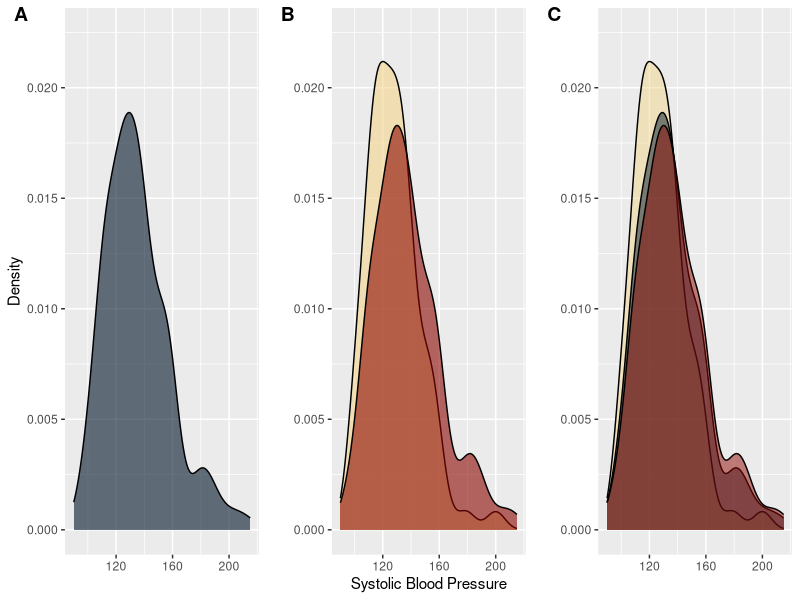

Here is the R script that generated this plot:
## ---- chunk 1
knitr::opts_chunk$set(echo = TRUE)

#Use required packages
library(tidyverse) #for plots and data manipulation
library(cowplot) #aligning plots
library(e1071) #skew and kurtosis calculations only

df_data <- read_csv("framingham_data.csv") # Read in data
## ---- chunk 2
df_data$index <- seq(nrow(df_data)) # Add an index column

#df_data %>% summary # Summarize Data

# Split data into smoker and nonsmoker
df_smoker <- df_data %>% filter(currentSmoker == 1)
df_nonsmoker <- df_data %>% filter(currentSmoker == 0)


#Plot and compare split data

#options(repr.plot.width = 6, repr.plot.height = 4, repr.plot.res = 150)

plot_colors <- c("#001427","#708d81","#f4d58d","#bf0603","#8d0801")
y_limits <- c(0, 0.0225)

total_data <- ggplot(df_data) + geom_density(aes(sysBP), 
                                             fill = plot_colors[1],
                                             alpha = 0.6) +
                       ylim(y_limits) + ylab("Density") + xlab("")

sep_data <- ggplot() + geom_density(data = df_smoker, aes(sysBP), 
                                    fill = plot_colors[3], alpha = 0.6) + 
                       geom_density(data = df_nonsmoker, aes(sysBP), 
                                    fill = plot_colors[5], alpha = 0.6) +
                       ylim(y_limits) + ylab("") + xlab("Systolic Blood Pressure")

plot_3 <- ggplot() + geom_density(data = df_smoker, aes(sysBP), 
                                    fill = plot_colors[3], alpha = 0.5) + 
                       geom_density(data = df_data, aes(sysBP), 
                                    fill = plot_colors[1], alpha = 0.5) +
                       geom_density(data = df_nonsmoker, aes(sysBP), 
                                    fill = plot_colors[5], alpha = 0.5) +
                       ylim(y_limits) + ylab("") + xlab("")

#plot_grid(total_data, sep_data, plot_3, align = 'vh', 
#          hjust = -1,nrow = 1, ncol = 3)

data_kurtosis <- kurtosis(df_data$sysBP)
data_skew <- skewness(df_data$sysBP)

## ---- chunk 3

#Create a sample variance function to ensure proper calculation
sample_variance <- function(x, sample = TRUE){
    if (sample == TRUE){
        sum((x - mean(x))^2) / (length(x) - 1)
    } else if(sample == FALSE) {
        sum((x - mean(x))^2) / (length(x))
    }
}
#Create pooled sample variance function 
f_pooled_variance <- function(x, y){
    ((length(x) - 1) * sample_variance(x) + 
     (length(y) - 1) * sample_variance(y)) / 
    (length(x) + length(y) - 2)
}

# Create a Satterthawaite Approximation Function

satterth <- function(s1, s2, n1, n2){
    term1 <- s1/n1
    term2 <- s2/n2
    nu <- (term1 + term2)^2 / ((term1/(n1 - 1)) + (term2/(n2 - 1)))
    return(floor(nu))
}

# Common values for analysis

alpha <- 0.05

mu_smoker <- mean(df_smoker$sysBP)
var_smoker <- sample_variance(df_smoker$sysBP)
n_smoker <- length(df_smoker$sysBP)

mu_nonsmoker <- mean(df_nonsmoker$sysBP)
var_nonsmoker <- sample_variance(df_nonsmoker$sysBP)
n_nonsmoker <- length(df_nonsmoker$sysBP)

# Two Sample T-test - Pooled Sample Variance - P-value

dof_1 <- (n_smoker + n_nonsmoker - 2)

p_sample_var_1 <- f_pooled_variance(df_smoker$sysBP, 
                                    df_nonsmoker$sysBP)


t_obs_1 <- (mu_smoker - mu_nonsmoker) / (sqrt(p_sample_var_1) * sqrt(1/n_smoker + 1/n_nonsmoker))

t_stat_1 <- qt(alpha / 2, dof_1)

p_value_obs_1 <- dt(t_obs_1, dof_1)

#Two Sample T-test - Difference Variance Sample Variance - P-value

dof_2 <- satterth(var_smoker, var_nonsmoker, n_smoker, n_nonsmoker)

np_sample_var_2 <- (var_nonsmoker/n_smoker + var_nonsmoker/n_nonsmoker)

t_obs_2 <- (mu_smoker - mu_nonsmoker) / (sqrt(var_nonsmoker/n_smoker + var_nonsmoker/n_nonsmoker))

t_stat_2 <- qt(alpha / 2, dof_2)

p_value_obs_2 <- dt(t_obs_2, dof_2)

# Confidence Limits

diff_mu <- mu_smoker - mu_nonsmoker

#Pooled Sample variance

CL_pooled <- t_stat_1 * (sqrt(p_sample_var_1/n_smoker + p_sample_var_1/n_nonsmoker))

#Non pooled Sample variance

CL_nonpooled <- t_stat_2 * (sqrt(var_nonsmoker/n_smoker + var_nonsmoker/n_nonsmoker))

CI_pooled <- round(c(diff_mu + CL_pooled, diff_mu - CL_pooled), 2)

CI_nonpooled <-round(c(diff_mu + CL_nonpooled, diff_mu - CL_nonpooled), 2)

## ---- chunk 4
#Part II
set.seed(1)

alpha <- 0.05

#Create a sample variance function to ensure proper calculation
sample_variance <- function(x, sample = TRUE){
    if (sample == TRUE){
        sum((x - mean(x))^2) / (length(x) - 1)
    } else if(sample == FALSE) {
        sum((x - mean(x))^2) / (length(x))
    }
}

test_function <- function (x, y){
    
    #Bootstrap datasets
    sample1 <- sample(x, size = length(x), replace = TRUE)
    sample2 <- sample(y, size = length(y), replace = TRUE)
    
    dof <- length(x) + length(y) - 2 #Determine degrees of freedom
    
    #calculate the mean and variance of the two bootstrap sets
    mu_1 <- mean(sample1)
    var_1 <- sample_variance(sample1, sample = TRUE)
    
    mu_2 <- mean(sample2)
    var_2 <- sample_variance(sample2, sample = TRUE)
    
    #Calculate the pooled sample variance
    pooled_sample <- ((length(x) - 1) * var_1 + 
                        (length(y) - 1) * var_2) / (length(x) + length(y) - 2)
    
    #calulate the observed t statistic
    ttest <- (mu_1 - mu_2) / (sqrt(pooled_sample/length(x) + 
                                     pooled_sample/length(y)))
    
    #Determine whether or not the null hypothesis can be 
    #rejected (1 = rejected, 0 = not rejected)
    verdict <- !between(ttest, qt(alpha / 2, dof), qt(1 - alpha / 2, dof))
    
    #Return calculated values
    return(c(mu_1, var_1, mu_2, var_2, ttest, verdict))
}

set.seed(1980)

sim_data_results <- rep(0, 6)

for (i in seq(1, 1000)){
    #Run the boot strap a 1000 times and store the results in a matrix
    sim_data_results <- rbind(sim_data_results, 
                              test_function(df_nonsmoker$sysBP, 
                                            df_smoker$sysBP))
}


#Move data into dataframe for easier processing 

df_sim_data <- data.frame(sim_data_results[2:nrow(sim_data_results),]) 
                          
colnames(df_sim_data) = c("Mean Smoker", "Variance Smoker", 
                          "Mean NonSmoker", "Variance NonSmoker", 
                          "T statistic", "Null Reject")

#Calculate the number of scenarios where the null was rejected 
no_reject_null <- sum(df_sim_data$'Null Reject')
## ---- chunk 5
# Plotting
options(repr.plot.width = 6, repr.plot.height = 4, repr.plot.res = 150)

plot_grid(total_data, sep_data, plot_3, align = 'vh', 
          hjust = -1,nrow = 1, ncol = 3, labels = c("A", "B", "C"))
